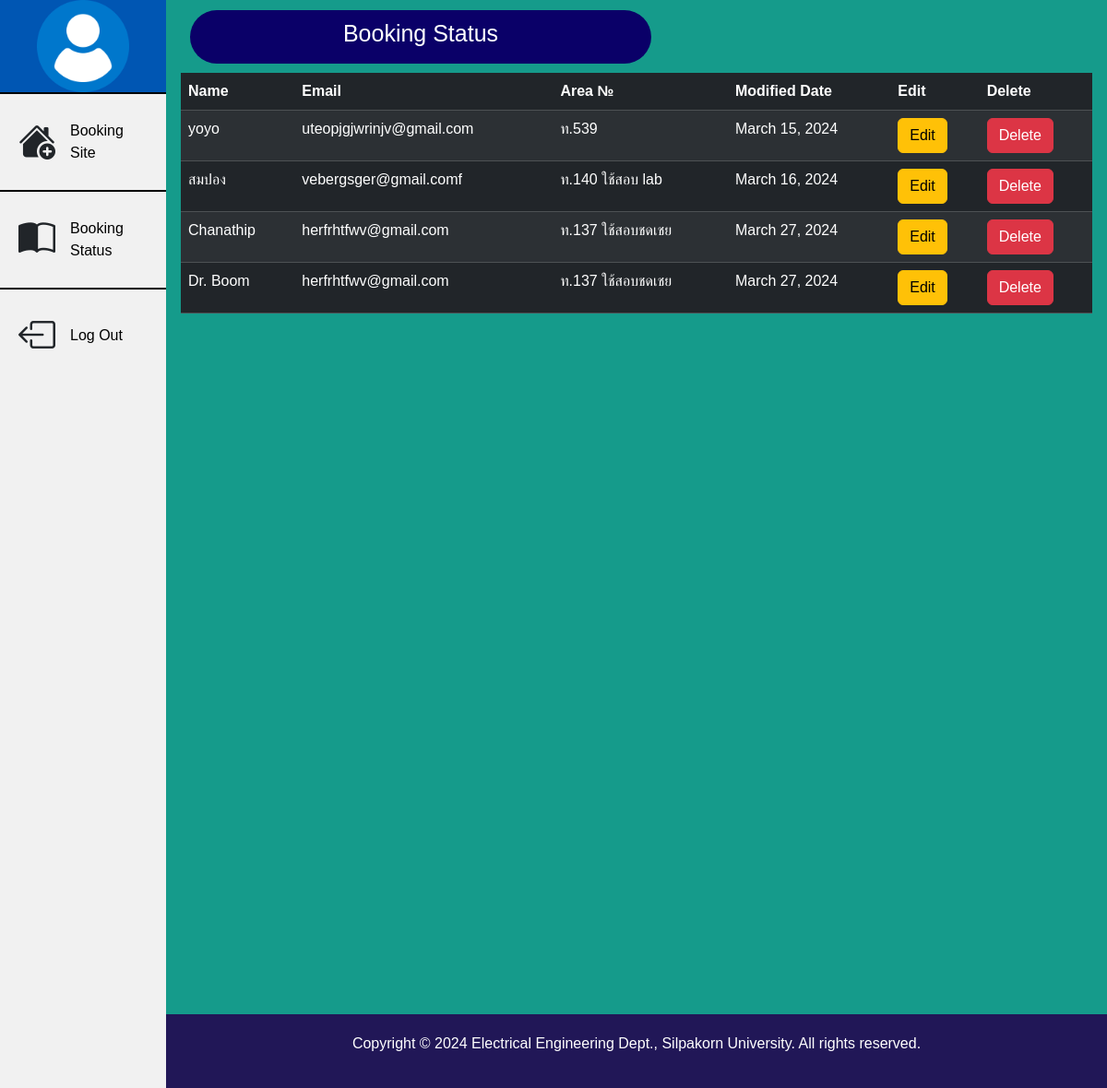
The app's page /roomlist with its own data.
### mywebroom1/models.py (models this page shows, shortened)
class Person(models.Model):
    name = models.CharField(max_length=100)
    Email = models.CharField(max_length=100)
    detail = models.CharField(max_length=500)
    date = models.DateField(auto_now_add=True)

### mywebroom1/views.py (the view)
# urls.py: path('roomlist', views.roomlist),
def roomlist(request):
    all_person = Person.objects.all()
    return render(request, "roomlist.html",{"all_person":all_person})

### mywebroom1/templates/roomlist.html (shortened to what this page needs)
{% load static %}
<!DOCTYPE html>
<html lang="en">
<head>
  <link rel="stylesheet" href="https://cdn.jsdelivr.net/npm/bootstrap-icons@1.10.3/font/bootstrap-icons.css">
  <link href="https://cdn.jsdelivr.net/npm/bootstrap@5.3.2/dist/css/bootstrap.min.css" rel="stylesheet">
  <link rel="stylesheet" href="{% static '/css/main.css' %}">
</head>
<body>
  <ul class="menu">
    <div class="logo">
      <img src="{% static '/images/user.png' %}" alt="">
    </div>
    <li><i class="bi bi-house-add-fill" style="font-size: 40px;"></i><a href="/main">Booking Site</a></li>
    <li><i class="bi bi-book-half" style="font-size: 40px;"></i><a href="/roomlist">Booking Status</a></li>
    <li><i class="bi bi-box-arrow-left" style="font-size: 40px;"></i><a href="/logout">Log Out</a></li>
  </ul>
  <div class="section-1">
    <div class="item-roomlist">
      <h2 class="text-center">Booking Status</h2>
    </div>
    <table class="table table-dark table-striped">
      <thead>
        <tr>
          <th scope="col">Name</th>
          <th scope="col">Email</th>
          <th scope="col">Area №</th>
          <th scope="col">Modified Date</th>
          <th scope="col">Edit</th>
          <th scope="col">Delete</th>
        </tr>
      </thead>
      <tbody>
        {% for person in all_person %}
        <tr>
          <td>{{person.name}}</td>
          <td>{{person.Email}}</td>
          <td>{{person.detail}}</td>
          <td>{{person.date}}</td>
          <td><a href="edit/{{person.id}}" class="btn btn-warning">Edit</a></td>
          <td>
            <a href="delete/{{person.id}}" class="btn btn-danger"
              onclick="return confirm('Are you sure to delete {{person.name}}?')">Delete</a>
          </td>
        </tr>
        {% endfor %}
      </tbody>
    </table>
  </div>
  <div class="footer">
    <p>Copyright © 2024 Electrical Engineering Dept., Silpakorn University. All rights reserved.</p>
  </div>
</body>
</html>

### static/css/main.css (style rules this page uses)
body { font-family: "Sarabun", sans-serif; margin: 0 auto; padding: 0 auto; background-color: #159B8B; box-sizing: border-box; background-size: cover; background-position: center; }
.logo img { width: 100px; }
.logo { text-align: center; background-color: #0056b3; }
.menu { list-style-type: none; margin: 0; padding: 0; width: 15%; background-color: #f1f1f1; position: fixed; height: 100%; overflow: auto; }
.section-1 { margin-left: 15%; padding: 1px 16px; height: 1100px; }
li { display: flex; align-items: center; padding: 20px; border-top: 2px solid #000; }
li a { display: block; color: #000; padding: 8px 16px; text-decoration: none; }
* { outline: none; }
.footer { background-color: #211757; color: #fff; text-align: center; padding: 20px; margin-left: 15%; }
.item-roomlist { display: flex; justify-content: center; max-width: 500px; background-color: #0a0068; border-radius: 60px; padding: 10px; margin: 10px; }
.item-roomlist h2 { color: #ffffff; font-size: 25px; }

### records on screen
Person: name "yoyo", Email "uteopjgjwrinjv@gmail.com", detail "ท.539", date "March 15, 2024"
Person: name "สมปอง", Email "vebergsger@gmail.comf", detail "ท.140 ใช้สอบ lab", date "March 16, 2024"
Person: name "Chanathip", Email "herfrhtfwv@gmail.com", detail "ท.137 ใช้สอบชดเชย", date "March 27, 2024"
Person: name "Dr. Boom", Email "herfrhtfwv@gmail.com", detail "ท.137 ใช้สอบชดเชย", date "March 27, 2024"
